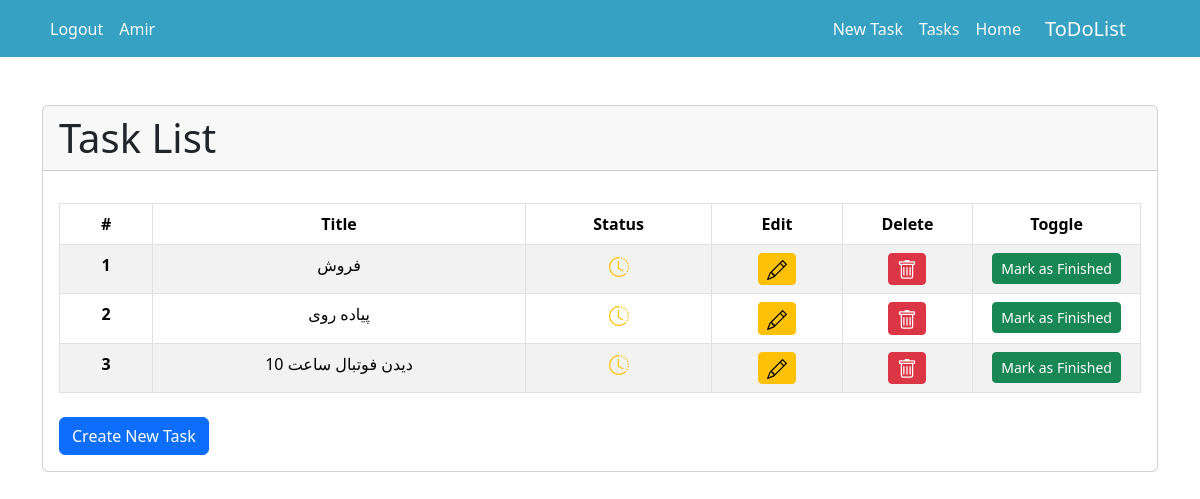
The page /tasks/ (signed in) on the database as committed earlier.
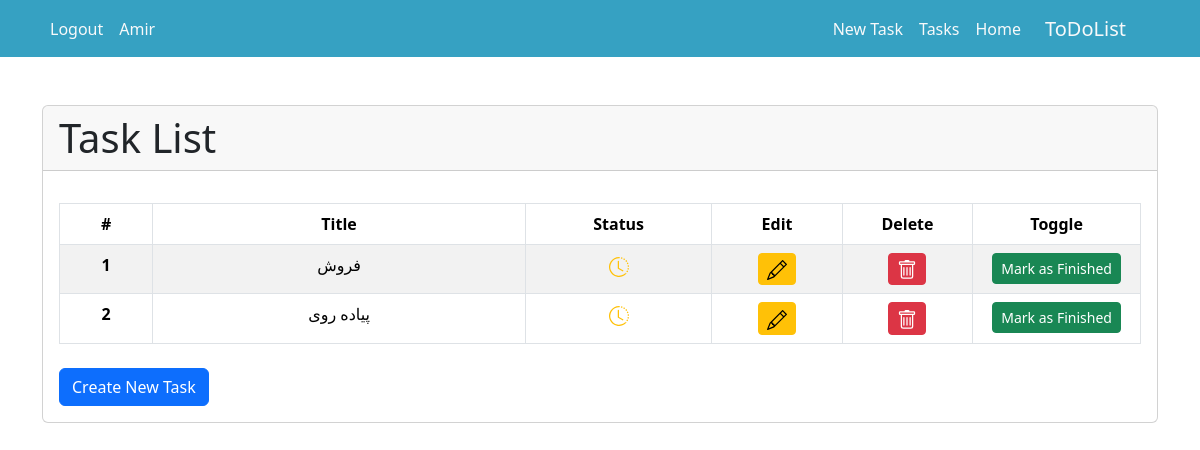
The same page on the database as committed later.
### tasks/models.py (models this page shows, shortened)
class Task(models.Model):
    STATUS_CHOICES = (
        ('p', 'In Progress'),
        ('d', 'Done'),
    )
    user = models.ForeignKey(get_user_model(), on_delete=models.CASCADE)
    title = models.CharField(max_length=600)
    status = models.CharField(choices=STATUS_CHOICES, max_length=1, default=STATUS_CHOICES[0][0])
    datetime_created = models.DateTimeField(auto_now_add=True)
    datetime_modified = models.DateTimeField(auto_now=True)

### tasks/views.py (the view)
# urls.py: path('tasks/', task_list_view, name='task_list'),
@login_required
def task_list_view(request):
    tasks = Task.objects.filter(user=request.user).order_by('-status')
    return render(request, 'tasks/task_list.html', context={
        'tasks': tasks,
    })

### tasks/templates/tasks/task_list.html (shortened to what this page needs)
{% extends '_base.html' %}
{% block content %}
    <div class="container mt-5">
        <div class="card">
            <div class="card-header">
                <h1 class="mb-0">Task List</h1>
            </div>
            <div class="card-body mt-3">
                <table class="table table-striped table-bordered table-responsive-lg text-center">
                    <thead>
                        <tr>
                            <th scope="col" style="width: 50px;">#</th>
                            <th scope="col" style="width: 200px;">Title</th>
                            <th scope="col" style="width: 100px;">Status</th>
                            <th scope="col" style="width: 70px;">Edit</th>
                            <th scope="col" style="width: 70px;">Delete</th>
                            <th scope="col" style="width: 70px;">Toggle</th>
                        </tr>
                    </thead>
                    <tbody>
                        {% for task in tasks %}
                            <tr {% if task.status != 'p' %}class="table-secondary"{% endif %}>
                                <th scope="row">{{ forloop.counter }}</th>
                                <td {% if task.status != 'p' %}style="text-decoration: line-through;"{% endif %}>{{ task.title }}</td>
                                <td>
                                    {% if task.status == 'p' %}
                                        <span class="text-warning">
                                        </span>
                                    {% endif %}
                                </td>
                                <td>
                                    <a href="{% url 'task_update' task.id %}" class="btn btn-warning btn-sm">
                                    </a>
                                </td>
                                <td>
                                    <a href="{% url 'task_delete' task.id %}" class="btn btn-danger btn-sm">
                                    </a>
                                </td>
                                <td>
                                    {% if task.status == 'p' %}
                                        <a href="{% url 'task_finish' task.id %}" class="btn btn-success btn-sm">
                                            Mark as Finished
                                        </a>
                                    {% else %}
                                        <a href="{% url 'task_finish' task.id %}" class="btn btn-warning btn-sm">
                                            Mark as Pending
                                        </a>
                                    {% endif %}
                                </td>
                            </tr>
                        {% empty %}
                            <tr>
                                <td colspan="6" class="text-center">No tasks found</td>
                            </tr>
                        {% endfor %}
                    </tbody>
                </table>
                <div class="text-left mt-4">
                    <a href="{% url 'task_create' %}" class="btn btn-primary">Create New Task</a>
                </div>
            </div>
        </div>
    </div>
{% endblock content %}

Rows that differ between the two databases and show on the page:
removed Task: title "دیدن فوتبال ساعت 10", status "p" (drawn)
